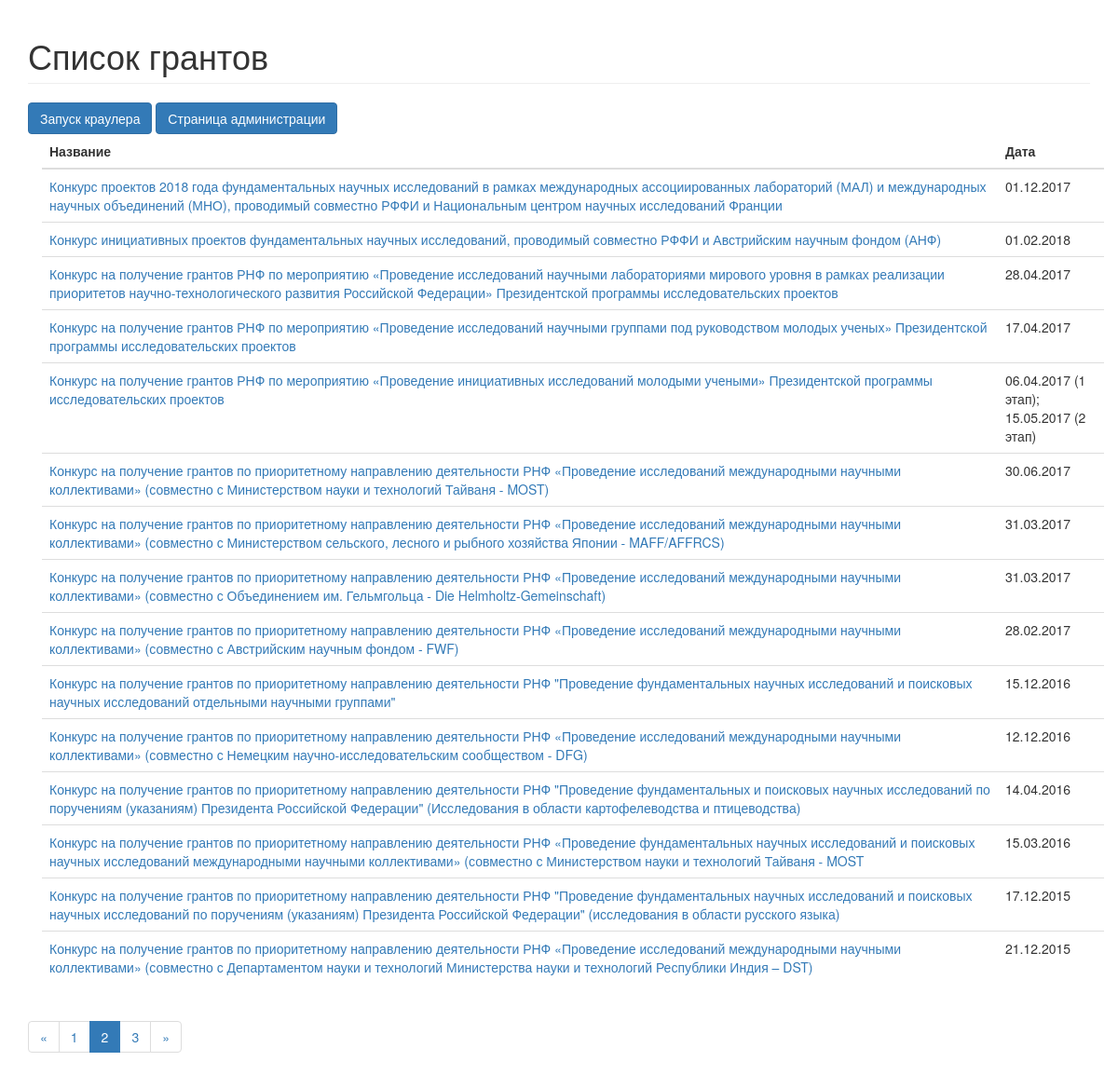
Page /?page=2 (signed in) on the committed database.
### app/models.py (models this page shows, shortened)
class Grant(models.Model):
	title = models.CharField(max_length=300, unique=True)
	date= models.CharField(max_length=100)
	link = models.CharField(max_length=300,default="")

### app/views.py (the view)
# urls.py: url(r'^$', views.grant_list, name='grant_list'),
@login_required
def grant_list(request):
    grant_list = Grant.objects.all()
    page = request.GET.get('page', 1)
    paginator = Paginator(grant_list, 15)
    try:
        grants = paginator.page(page)
    except PageNotAnInteger:
        grants = paginator.page(1)
    except EmptyPage:
        grants = paginator.page(paginator.num_pages)
    return render(request, 'app/grant_list.html', { 'grants': grants })

### app/templates/app/grant_list.html
{% extends "app/base.html" %}
{% load staticfiles %}
{% block content %}
   <h1 class="page-header">Список грантов </h1>
<div>
   <a class='btn btn-primary js-create-group' href="/crawl" ">Запуск краулера</a>
   <a class='btn btn-primary js-create-group' href="/djangoadmin">Страница администрации</a>
</div>
   <div class = "container">
   	<table class="table table-hover">
   		<thead class="thead-inverse">
   			<tr>
   				<th scope="row">Название</th>
   				<th>Дата</th>
   			</tr>
   		</thead>
   		<tbody>
   		{% for grant in grants %}
   			<tr>
   				<td style = "width:900px" href="{{grant.link}}">
                  <a target="_new" href="{{grant.link}}">{{ grant.title }}</a>
   				</td>
   				<td style = "width:100px">
   					{{ grant.date}}
   				</td>
   			</tr>
   		{% endfor %}
   		</tbody>
   	</table>
   </div>
 {% if grants.has_other_pages %}
  <ul class="pagination">
    {% if grants.has_previous %}
      <li><a href="?page={{ grants.previous_page_number }}">&laquo;</a></li>
    {% else %}
      <li class="disabled"><span>&laquo;</span></li>
    {% endif %}
    {% for i in grants.paginator.page_range %}
      {% if grants.number == i %}
        <li class="active"><span>{{ i }} <span class="sr-only">(current)</span></span></li>
      {% else %}
        <li><a href="?page={{ i }}">{{ i }}</a></li>
      {% endif %}
    {% endfor %}
    {% if grants.has_next %}
      <li><a href="?page={{ grants.next_page_number }}">&raquo;</a></li>
    {% else %}
      <li class="disabled"><span>&raquo;</span></li>
    {% endif %}
  </ul>
{% endif %}
{% endblock content %}

### rows in the picture
Grant: title "Конкурс проектов 2018 года фундаментальных научных исследований в рамках международных ассоциированных лабораторий (МАЛ) и международных научных объединений (МНО), проводимый совместно РФФИ и Национальным центром научных исследований Франции", date "01.12.2017"
Grant: title "Конкурс инициативных проектов фундаментальных научных исследований, проводимый совместно РФФИ и Австрийским научным фондом (АНФ)", date "01.02.2018"
Grant: title "Конкурс на получение грантов РНФ по мероприятию «Проведение исследований научными лабораториями мирового уровня в рамках реализации приоритетов научно-технологического развития Российской Федерации» Президентской программы исследовательских проектов", date "28.04.2017"
Grant: title "Конкурс на получение грантов РНФ по мероприятию «Проведение исследований научными группами под руководством молодых ученых» Президентской программы исследовательских проектов", date "17.04.2017"
Grant: title "Конкурс на получение грантов РНФ по мероприятию «Проведение инициативных исследований молодыми учеными» Президентской программы исследовательских проектов", date "06.04.2017 (1 этап); 15.05.2017 (2 этап)"
Grant: title "Конкурс на получение грантов по приоритетному направлению деятельности РНФ «Проведение исследований международными научными коллективами» (совместно с Министерством науки и технологий Тайваня - MOST)", date "30.06.2017"
Grant: title "Конкурс на получение грантов по приоритетному направлению деятельности РНФ «Проведение исследований международными научными коллективами» (совместно с Министерством сельского, лесного и рыбного хозяйства Японии - MAFF/AFFRCS)", date "31.03.2017"
Grant: title "Конкурс на получение грантов по приоритетному направлению деятельности РНФ «Проведение исследований международными научными коллективами» (совместно с Объединением им. Гельмгольца - Die Helmholtz-Gemeinschaft)", date "31.03.2017"
Grant: title "Конкурс на получение грантов по приоритетному направлению деятельности РНФ «Проведение исследований международными научными коллективами» (совместно с Австрийским научным фондом - FWF)", date "28.02.2017"
Grant: title "Конкурс на получение грантов по приоритетному направлению деятельности РНФ \"Проведение фундаментальных научных исследований и поисковых научных исследований отдельными научными группами\"", date "15.12.2016"
Grant: title "Конкурс на получение грантов по приоритетному направлению деятельности РНФ «Проведение исследований международными научными коллективами» (совместно с Немецким научно-исследовательским сообществом - DFG)", date "12.12.2016"
Grant: title "Конкурс на получение грантов по приоритетному направлению деятельности РНФ \"Проведение фундаментальных и поисковых научных исследований по поручениям (указаниям) Президента Российской Федерации\" (Исследования в области картофелеводства и птицеводства)", date "14.04.2016"
Grant: title "Конкурс на получение грантов по приоритетному направлению деятельности РНФ «Проведение фундаментальных научных исследований и поисковых научных исследований международными научными коллективами» (совместно с Министерством науки и технологий Тайваня - MOST", date "15.03.2016"
Grant: title "Конкурс на получение грантов по приоритетному направлению деятельности РНФ \"Проведение фундаментальных научных исследований и поисковых научных исследований по поручениям (указаниям) Президента Российской Федерации\" (исследования в области русского языка)", date "17.12.2015"
Grant: title "Конкурс на получение грантов по приоритетному направлению деятельности РНФ «Проведение исследований международными научными коллективами» (совместно с Департаментом науки и технологий Министерства науки и технологий Республики Индия – DST)", date "21.12.2015"

### other values in the picture
{{ i }} "1" "3"
{{ i }} "2"
